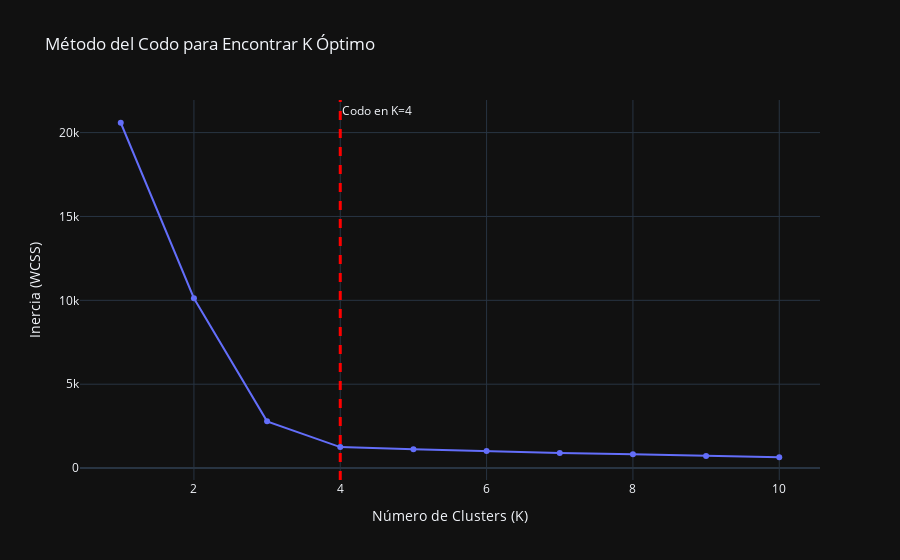

Write notebook code for a chart like this one.
### Markdown cell above
1.  **K-Means - Variando Datos:** Volvé a generar los datos de `make_blobs`, pero esta vez con `cluster_std=1.5`. ¿Cómo afecta una mayor desviación estándar a los resultados de K-Means? ¿El coeficiente de silueta empeora? ¿Por qué?

2.  **K-Means - Importancia de `n_init`:** Ejecutá K-Means en los datos originales de `make_blobs` con `n_init=1` múltiples veces. ¿Obtienes siempre la misma inercia? Compara estos resultados con `n_init=10` o `n_init=20`.

3.  **K-Means - Silueta para K:** En lugar del método del codo, utilizá el coeficiente de silueta para encontrar el `K` óptimo. Itera a través de un rango de `K` (por ejemplo, de 2 a 10), calcula el `silhouette_score` para cada `K` y grafica los resultados. ¿El `K` que maximiza la silueta coincide con el del método del codo?

4.  **Jerárquico - Linkage:** Cambiá el método de enlace a `'single'` y `'complete'`. ¿Cómo cambian los dendrogramas? ¿Cuál te parece más interpretable para estos datos y por qué?

5.  **Jerárquico - Cortes del Dendrograma:** Utilizando el dendrograma original, modificá la altura del corte (`y` en `plt.axhline`) para obtener 2, 3 y 5 clusters. Describí qué grupos se fusionan o se dividen en cada paso.

6.  **Aplicación General - Dataset Iris:** Importá el famoso dataset Iris de `sklearn.datasets`. Contiene 3 clases de flores. Aplica K-Means (con K=3), Clustering Jerárquico (cortando para obtener 3 clusters) y DBSCAN. ¿Cuál funciona mejor y por qué?

7.  **DBSCAN - Hiperparámetros:** Experimentá con diferentes valores de `eps` (ej. 0.1, 0.5, 1.0) y `min_samples` (ej. 2, 10, 20). ¿Cómo afectan los resultados? ¿Qué pasa si `eps` es muy grande o muy pequeño?

### Code cell
""" 
1)
"""
# Creamos los datos
X_blobs, y_blobs = make_blobs(n_samples=300, centers=4, cluster_std=1.5, random_state=42)


# Itero sobre varios valores de K para ver cual es el mejor
inertia_values = []
k_range = range(1, 11)

for k in k_range:
    kmeans = KMeans(n_clusters=k, n_init=10, random_state=42)
    kmeans.fit(X_blobs)
    inertia_values.append(kmeans.inertia_)

fig = px.line(x=k_range, y=inertia_values, title='Método del Codo para Encontrar K Óptimo',
              labels={'x': 'Número de Clusters (K)', 'y': 'Inercia (WCSS)'},
              markers=True)
fig.add_vline(x=4, line_width=3, line_dash="dash", line_color="red", annotation_text="Codo en K=4")
fig.show()


# Aplico K = 4, que fue el optimo
optimal_k = 4
kmeans_final = KMeans(n_clusters=optimal_k, n_init=10, random_state=42)
kmeans_final.fit(X_blobs)

labels_kmeans = kmeans_final.labels_
centroids = kmeans_final.cluster_centers_

silhouette_avg = silhouette_score(X_blobs, labels_kmeans)
print(f"Para K={optimal_k}, el coeficiente de silueta promedio es: {silhouette_avg:.4f}")


# Resultado final
df_blobs = pd.DataFrame(X_blobs, columns=['X1', 'X2'])
df_blobs['cluster_kmeans'] = labels_kmeans.astype(str)

fig = px.scatter(df_blobs, x='X1', y='X2', color='cluster_kmeans', 
                 title='Resultados de K-Means Clustering (K=4)')

fig.add_trace(go.Scatter(x=centroids[:, 0], y=centroids[:, 1],
                          mode='markers', 
                          marker=dict(color='white', size=15, symbol='x'),
                          name='Centroides'))
fig.show()

""" 
En este caso a los datos estar mas dispersos en Coeficiente de Silueta da peor, mas bajo que en el caso anterior. Se puede ver en el grafico como en los 2 grupos de arriba hay cierto solapamiento
"""

### Figure 1 — Plotly figure (JSON) as saved in the notebook; plotly's stock layout.template omitted (floating-point values rounded to 4 significant figures)
{"data": [{"hovertemplate": "Número de Clusters (K)=%{x}<br>Inercia (WCSS)=%{y}<extra></extra>", "legendgroup": "", "line": {"color": "#636efa", "dash": "solid"}, "marker": {"symbol": "circle"}, "mode": "lines+markers", "name": "", "orientation": "v", "showlegend": false, "type": "scatter", "x": [1, 2, 3, 4, 5, 6, 7, 8, 9, 10], "xaxis": "x", "y": [20590.0, 10130.0, 2787.0, 1251.0, 1128.0, 1011.0, 898.4, 822.7, 715.8, 645.6], "yaxis": "y"}], "layout": {"annotations": [{"showarrow": false, "text": "Codo en K=4", "x": 4, "xanchor": "left", "xref": "x", "y": 1, "yanchor": "top", "yref": "y domain"}], "legend": {"tracegroupgap": 0}, "shapes": [{"line": {"color": "red", "dash": "dash", "width": 3}, "type": "line", "x0": 4, "x1": 4, "xref": "x", "y0": 0, "y1": 1, "yref": "y domain"}], "title": {"text": "Método del Codo para Encontrar K Óptimo"}, "xaxis": {"anchor": "y", "domain": [0, 1], "title": {"text": "Número de Clusters (K)"}}, "yaxis": {"anchor": "x", "domain": [0, 1], "title": {"text": "Inercia (WCSS)"}}}}
